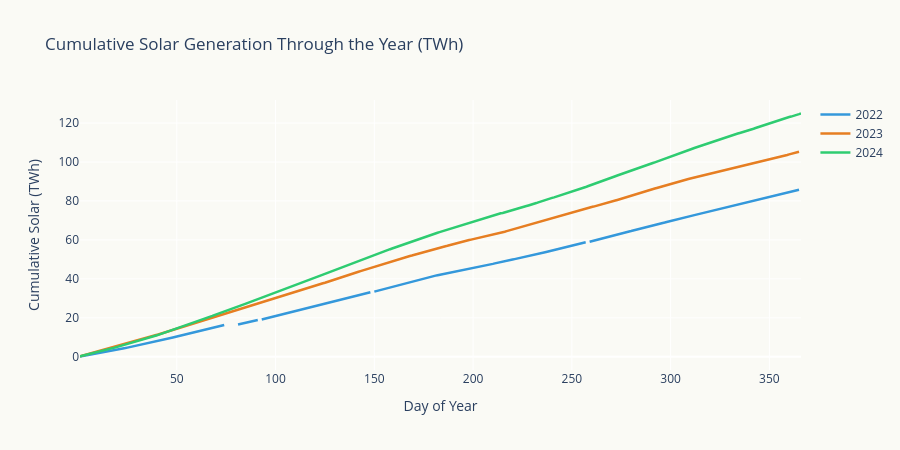

Notebook code cell kept with this figure:
### Markdown cell above
## 3. Solar Growth — The Fastest Mover

### Code cell
fig = go.Figure()

for year in years:
    ydf = df[df['year'] == year].copy()
    cum = ydf['solar'].cumsum() / 1000  # TWh
    fig.add_trace(go.Scatter(
        x=ydf['day_of_year'], y=cum.values,
        name=str(year), mode='lines',
        line=dict(width=2.5, color=year_colors[year]),
        hovertemplate=f'{year}: %{{y:.1f}} TWh<extra></extra>',
    ))

fig.update_layout(
    title='Cumulative Solar Generation Through the Year (TWh)',
    xaxis_title='Day of Year',
    yaxis_title='Cumulative Solar (TWh)',
    plot_bgcolor='#FAFAF5', paper_bgcolor='#FAFAF5',
    height=450,
)
fig.show()

for y in years:
    total_solar = df[df['year'] == y]['solar'].sum() / 1000
    print(f'  {y} total solar: {total_solar:.1f} TWh')

### Figure 1 — Plotly figure (JSON) as saved in the notebook; plotly's stock layout.template omitted (floating-point values rounded to 4 significant figures; data arrays with more than 128 entries replaced by an {"elided": "..."} marker saying what was removed)
{"data": [{"hovertemplate": "2022: %{y:.1f} TWh<extra></extra>", "line": {"color": "#3498DB", "width": 2.5}, "mode": "lines", "name": "2022", "type": "scatter", "x": {"elided": "365 int values"}, "y": {"elided": "365 float values"}}, {"hovertemplate": "2023: %{y:.1f} TWh<extra></extra>", "line": {"color": "#E67E22", "width": 2.5}, "mode": "lines", "name": "2023", "type": "scatter", "x": {"elided": "365 int values"}, "y": {"elided": "365 float values"}}, {"hovertemplate": "2024: %{y:.1f} TWh<extra></extra>", "line": {"color": "#2ECC71", "width": 2.5}, "mode": "lines", "name": "2024", "type": "scatter", "x": {"elided": "366 int values"}, "y": {"elided": "366 float values"}}], "layout": {"height": 450, "paper_bgcolor": "#FAFAF5", "plot_bgcolor": "#FAFAF5", "title": {"text": "Cumulative Solar Generation Through the Year (TWh)"}, "xaxis": {"title": {"text": "Day of Year"}}, "yaxis": {"title": {"text": "Cumulative Solar (TWh)"}}}}
